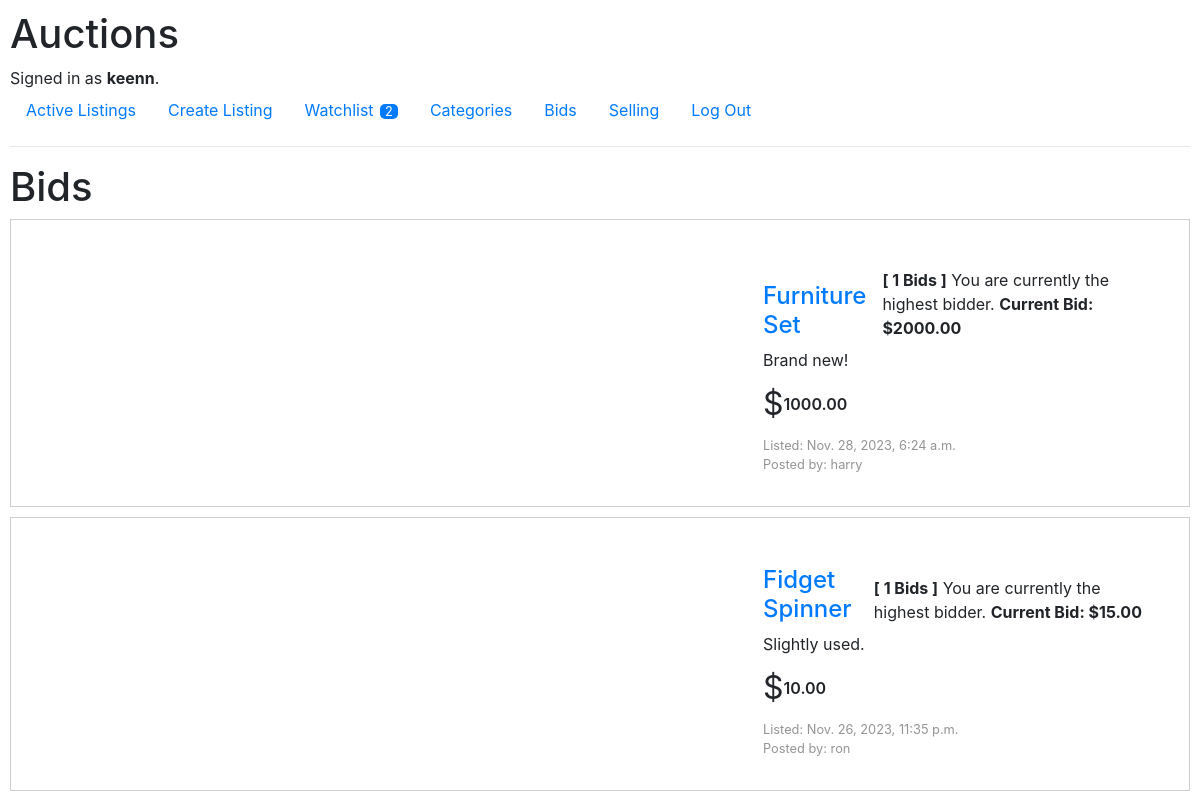
The app's page /bids (signed in) with its own data.
### auctions/models.py (models this page shows, shortened)
class User(AbstractUser):
    pass

class Listing(models.Model):
    seller = models.ForeignKey(User, on_delete=models.CASCADE, related_name="ownListings")
    title = models.CharField(max_length=64)
    description = models.CharField(max_length=5000)
    startingBid = models.DecimalField(decimal_places=2,
                                      max_digits=10)
    image = models.CharField(max_length=5000,
                             default="https://upload.wikimedia.org/wikipedia/commons/thumb/4/46/Question_mark_%28black%29.svg/800px-Question_mark_%28black%29.svg.png")
    timestamp = models.DateTimeField(default=timezone.now, editable=False)
    category = models.ForeignKey(Category, on_delete=models.CASCADE, related_name='listingCategory')
    availability = models.BooleanField(default=True)

### auctions/views.py (the view)
# urls.py: path("bids", views.bids, name="bids"),
@login_required
def bids(request):
    bids = Bid.objects.filter(bidder=User.objects.get(pk=request.user.id)).order_by('-id')
    listing = [{'listing' : item.listing,
                'nBid' : item.listing.bidItem.count(),
                'highestBidder' : Bid.objects.filter(bid = item.listing.bidItem.aggregate(highest_bid = Max('bid'))['highest_bid']).first().bidder.id,
                'highestBid' : item.listing.bidItem.aggregate(highest_bid = Max('bid'))['highest_bid'] } for item in bids]
    return render(request, 'auctions/bids.html', {
        'listings' : listing,
        'watchlistCount' : Watchlist.objects.get(user = User.objects.get(pk=request.user.id)).listing.count()
    })

### auctions/templates/auctions/bids.html (shortened to what this page needs)
{% extends 'auctions/layout.html' %}
{% block body %}
    <div class="bidsWrapper">
        <h1>Bids</h1>
        <div class="allListings">
            {% for listing in listings %}
                    <div class="listing">
                        <div class="displaypic">
                            <a href="{% url 'listing' listing.listing.title listing.listing.id %}"><img src="{{ listing.listing.image }}" alt=""></a>
                        </div>
                        <div class="itemInfo">
                            <div class="infoTitle">
                                <a href="{% url 'listing' listing.listing.title listing.listing.id %}">
                                    <h4>{{ listing.listing.title }}</h4>
                                </a>
                                <div class="availabilityStatus">
                                    {% if listing.listing.availability %}
                                        {% if listing.highestBidder == request.user.id %}
                                        <p><strong>[ {{ listing.nBid }} Bids ]</strong> You are currently the highest bidder. <strong>Current Bid: ${{ listing.highestBid | floatformat:2 }}</strong></p>
                                        {% else %}
                                        <p><strong>[ {{ listing.nBid }} Bids ]</strong> Someone has outbid you. <strong>Current Bid: ${{ listing.highestBid | floatformat:2 }}</strong></p>
                                        {% endif %}
                                    {% else %}
                                        {% if listing.highestBidder == request.user.id %}
                                            <p>Congratulations! You won the item for <strong>{{ listing.highestBid }}</strong></p>
                                        {% else %}
                                            <p class="sold">Sold!</p><p>Unfortunately, you did not win the auction for the item.</p>
                                        {% endif %}
                                    {% endif %}
                                </div>
                            </div>
                            <div class="infoDescription">{{ listing.listing.description }}</div>
                            <div class="infoStartingBid">
                                <span class="dollar">$</span>
                                <span class="price">{{ listing.listing.startingBid | floatformat:2 }}</span>
                            </div>
                            <div class="created">
                                <p>Listed: {{ listing.listing.timestamp }}</p>
                                <p>Posted by: {{ listing.listing.seller.username }}</p>
                            </div>
                        </div>
                    </div>
            {% endfor %}
        </div>
    </div>
{% endblock %}

### auctions/templates/auctions/layout.html (shortened to what this page needs)
{% load static %}
<!DOCTYPE html>
<html lang="en">
    <head>
        <link rel="stylesheet" href="https://stackpath.bootstrapcdn.com/bootstrap/4.4.1/css/bootstrap.min.css">
        <link href="{% static 'auctions/styles.css' %}" rel="stylesheet">
    </head>
    <body>
        <h1>Auctions</h1>
        <div>
            {% if user.is_authenticated %}
                Signed in as <strong>{{ user.username }}</strong>.
            {% else %}
                Not signed in.
            {% endif %}
        </div>
        <ul class="nav">
            <li class="nav-item">
                <a class="nav-link" href="{% url 'index' %}">Active Listings</a>
            </li>
            {% if user.is_authenticated %}
                <li class="nav-item">
                    <a class="nav-link" href="{% url 'new' %}">Create Listing</a>
                </li>
                <li class="nav-item">
                    <a class="nav-link watchlistnav" href="{% url 'watchlist' %}">Watchlist
                        {% if watchlistCount %}
                            <span>{{ watchlistCount }}</span>
                        {% endif %}
                    </a>
                </li>
                <li class="nav-item">
                    <a class="nav-link" href="{% url 'categories' %}">Categories</a>
                </li>
                <li class="nav-item">
                    <a class="nav-link" href="{% url 'bids' %}">Bids</a>
                </li>
                <li class="nav-item">
                    <a class="nav-link" href="{% url 'selling' %}">Selling</a>
                </li>
                <li class="nav-item">
                    <a class="nav-link" href="{% url 'logout' %}">Log Out</a>
                </li>
            {% endif %}
        </ul>
        <hr>
        {% block body %}
        {% endblock %}
    </body>
</html>

### auctions/static/auctions/styles.css (style rules this page uses)
* { padding: 0; margin: 0; box-sizing: border-box; text-decoration: none !important; }
body { padding: 10px; }
.watchlistnav span { margin-left: 2px; font-size: .8rem; background-color: #007bff; padding-inline: 5px; border-radius: 5px; color: white; }
.allListings { display: flex; flex-direction: column; gap: 10px; }
.listing { padding: 2rem; display: flex; flex-direction: row; gap: 20rem; border: 1px solid rgba(128, 128, 128, 0.377); }
.itemInfo { display: flex; flex-direction: column; margin-top: 1rem; gap: .5rem; }
.infoStartingBid { display: flex; flex-direction: row; }
.dollar { font-style: bold; font-size: 2rem; }
.price { font-weight: 600; }
.infoStartingBid span { align-self: center; }
.displaypic { margin-left: 5rem; }
.infoTitle { display: flex; flex-direction: row; gap: 1rem; }
.infoTitle * { margin: 0; align-self: end; }
.infoTitle h4 { margin: 0; }
.created p { margin-bottom: 0; font-size: .8rem; color: rgba(128, 128, 128, 0.84); }
.listingTitleDiv, .infoTitle { position: relative; }

### records on screen
User: username "keenn"
Listing: listing "Furniture Set", nBid "1", highestBid "2000.00", listing.description "Brand new!", listing.startingBid "1000.00", listing.timestamp "Nov. 28, 2023, 6:24 a.m.", listing.seller.username "harry"
Listing: listing "Fidget Spinner", nBid "1", highestBid "15.00", listing.description "Slightly used.", listing.startingBid "10.00", listing.timestamp "Nov. 26, 2023, 11:35 p.m.", listing.seller.username "ron"

### other values on screen
{{ watchlistCount }} "2"
